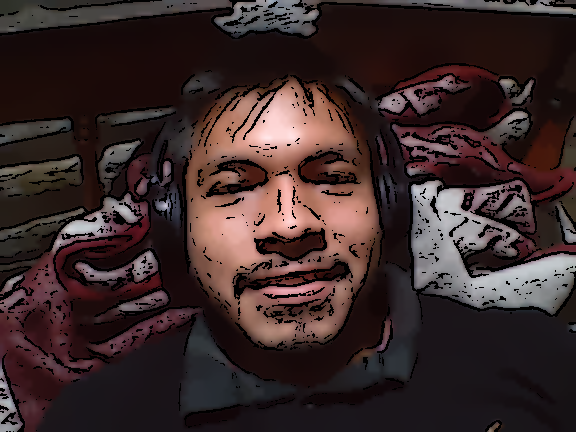
#> input picture img-color1.png, 576 x 432 px
$ python -i cartoon-like.py   (imports and definitions only)   (older library calls are emulated)
#> lines starting #> are read from the running program, lines starting #| are printed output that depends on the picture
#> further down, picture is the input picture: shape (432, 576, 3); mean B, G, R 41.7, 42, 58.7
import numpy as np
import cv2


#Función para caricaturizar imagen
def cartoonize(img, sketch_mode=False):

    #Variables
#> called with sketch_mode = False
    ksize=5
    num_repetitions=10
    sigma_color=5
    sigma_space=7
    ds_factor = 4

    # Convertir imagen a esacala de grises
    img_gray = cv2.cvtColor(img, cv2.COLOR_BGR2GRAY)
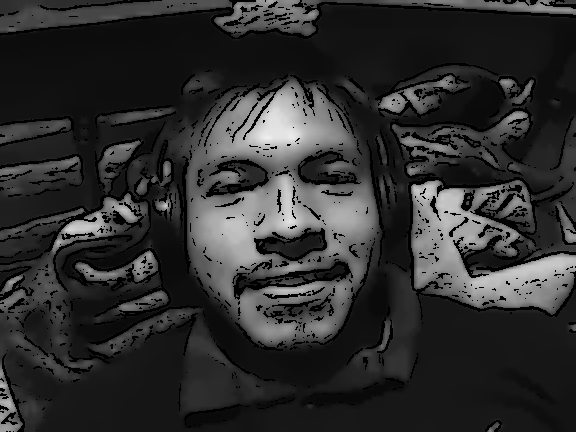
#> img_gray: shape (432, 576); min 0, max 238, mean 46.9

    # Modificación a filtro
    img_gray = cv2.medianBlur(img_gray, 7)
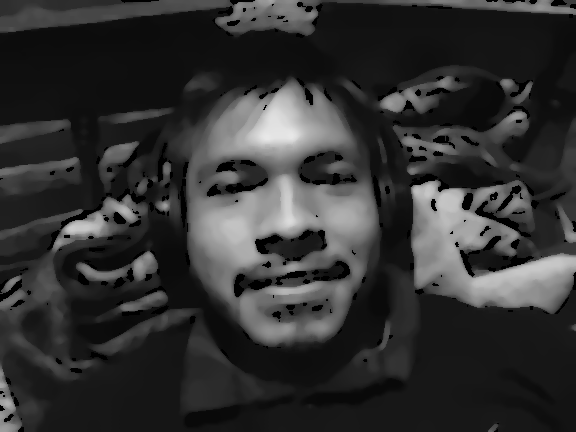
#> img_gray: shape (432, 576); min 0, max 232, mean 49.9

    # Detección de bordes
    edges = cv2.Laplacian(img_gray, cv2.CV_8U, ksize=5)
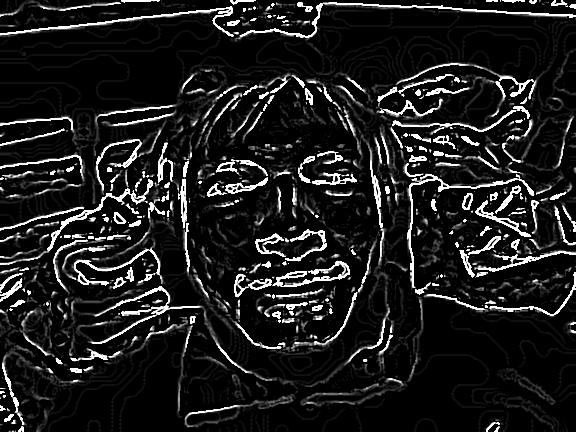
#> edges: shape (432, 576); min 0, max 255, mean 29
    ret, mask = cv2.threshold(edges, 100, 255, cv2.THRESH_BINARY_INV)
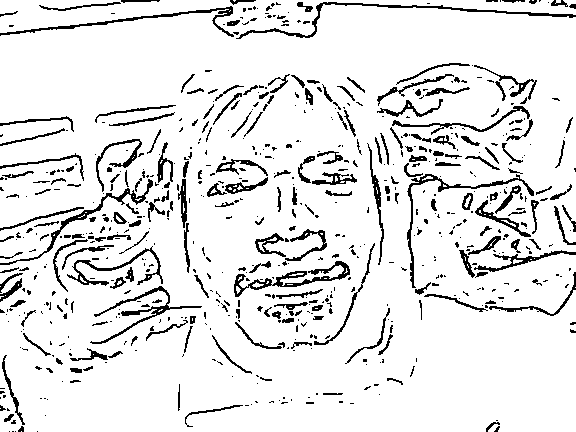
#> mask: shape (432, 576); 90% white; black in thin lines or dots

    # Mask dependiendo el modo
    if sketch_mode:
        return cv2.cvtColor(mask, cv2.COLOR_GRAY2BGR)

    #Cambiar tamaño para optimizar
    img_small = cv2.resize(img, None, fx=1.0/ds_factor, fy=1.0/ds_factor, interpolation=cv2.INTER_AREA)
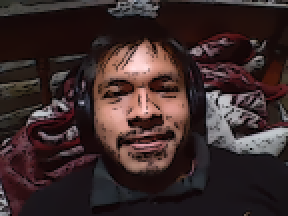
#> img_small: shape (108, 144, 3) (shown 2 times larger); mean B, G, R 41.7, 42, 58.7

    # Aplicar filtro bilateral
    for i in range(num_repetitions):
        img_small = cv2.bilateralFilter(img_small, ksize, sigma_color, sigma_space)

    img_output = cv2.resize(img_small, None, fx=ds_factor, fy=ds_factor, interpolation=cv2.INTER_LINEAR)
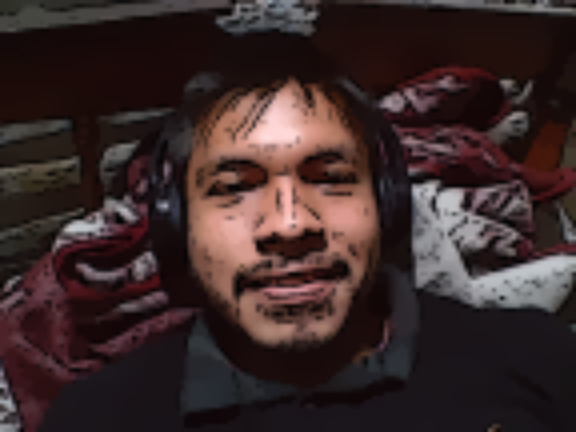
#> img_output: shape (432, 576, 3); mean B, G, R 41.6, 41.9, 58.7
    dst = np.zeros(img_gray.shape)
    dst = cv2.bitwise_and(img_output, img_output, mask=mask)
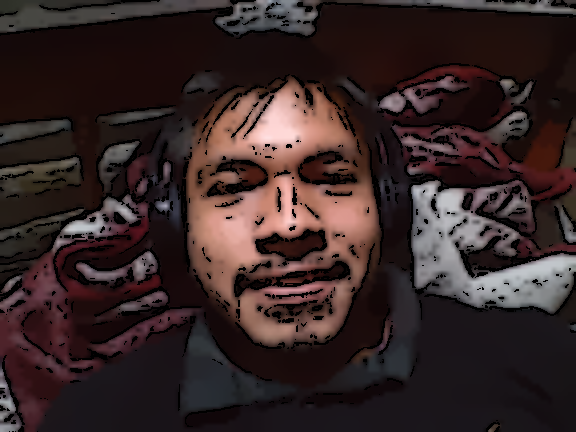
#> dst: shape (432, 576, 3); mean B, G, R 38.6, 38.9, 54.3

    return dst

#Función principal
# [48 lines not run here, left out]

>>> import cv2
>>> picture = cv2.imread('img-color1.png')
>>> result = cartoonize(picture)
